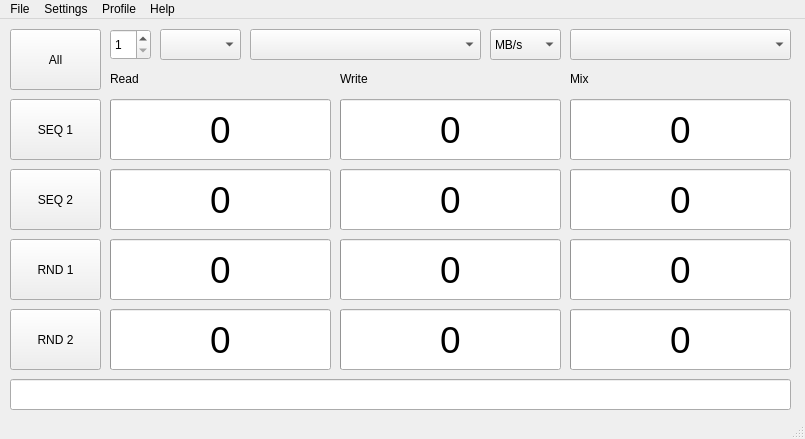
<?xml version="1.0" encoding="UTF-8"?>
<ui version="4.0">
 <class>MainWindow</class>
 <widget class="QMainWindow" name="MainWindow">
  <property name="geometry">
   <rect>
    <x>0</x>
    <y>0</y>
    <width>805</width>
    <height>439</height>
   </rect>
  </property>
  <property name="windowTitle">
   <string>KDiskMark</string>
  </property>
  <property name="locale">
   <locale language="English" country="UnitedStates"/>
  </property>
  <widget class="QWidget" name="centralwidget">
   <widget class="QPushButton" name="pushButton_All">
    <property name="geometry">
     <rect>
      <x>10</x>
      <y>10</y>
      <width>91</width>
      <height>61</height>
     </rect>
    </property>
    <property name="text">
     <string>All</string>
    </property>
   </widget>
   <widget class="QSpinBox" name="loopsCount">
    <property name="enabled">
     <bool>true</bool>
    </property>
    <property name="geometry">
     <rect>
      <x>110</x>
      <y>10</y>
      <width>41</width>
      <height>31</height>
     </rect>
    </property>
    <property name="readOnly">
     <bool>false</bool>
    </property>
    <property name="accelerated">
     <bool>false</bool>
    </property>
    <property name="minimum">
     <number>1</number>
    </property>
    <property name="maximum">
     <number>9</number>
    </property>
   </widget>
   <widget class="QComboBox" name="comboBox_fileSize">
    <property name="enabled">
     <bool>true</bool>
    </property>
    <property name="geometry">
     <rect>
      <x>160</x>
      <y>10</y>
      <width>81</width>
      <height>31</height>
     </rect>
    </property>
   </widget>
   <widget class="QComboBox" name="comboBox_Dirs">
    <property name="enabled">
     <bool>true</bool>
    </property>
    <property name="geometry">
     <rect>
      <x>250</x>
      <y>10</y>
      <width>231</width>
      <height>31</height>
     </rect>
    </property>
    <property name="editable">
     <bool>false</bool>
    </property>
   </widget>
   <widget class="QProgressBar" name="readBar_SEQ_1">
    <property name="geometry">
     <rect>
      <x>110</x>
      <y>80</y>
      <width>221</width>
      <height>61</height>
     </rect>
    </property>
    <property name="font">
     <font>
      <pointsize>28</pointsize>
     </font>
    </property>
    <property name="maximum">
     <number>100</number>
    </property>
    <property name="value">
     <number>0</number>
    </property>
    <property name="format">
     <string>%v</string>
    </property>
   </widget>
   <widget class="QLabel" name="label_Read">
    <property name="geometry">
     <rect>
      <x>110</x>
      <y>50</y>
      <width>221</width>
      <height>20</height>
     </rect>
    </property>
    <property name="text">
     <string>Read</string>
    </property>
   </widget>
   <widget class="QPushButton" name="pushButton_SEQ_1">
    <property name="geometry">
     <rect>
      <x>10</x>
      <y>80</y>
      <width>91</width>
      <height>61</height>
     </rect>
    </property>
    <property name="text">
     <string>SEQ 1</string>
    </property>
   </widget>
   <widget class="QProgressBar" name="writeBar_SEQ_1">
    <property name="geometry">
     <rect>
      <x>340</x>
      <y>80</y>
      <width>221</width>
      <height>61</height>
     </rect>
    </property>
    <property name="font">
     <font>
      <pointsize>28</pointsize>
     </font>
    </property>
    <property name="maximum">
     <number>100</number>
    </property>
    <property name="value">
     <number>0</number>
    </property>
    <property name="format">
     <string>%v</string>
    </property>
   </widget>
   <widget class="QLabel" name="label_Write">
    <property name="geometry">
     <rect>
      <x>340</x>
      <y>50</y>
      <width>221</width>
      <height>20</height>
     </rect>
    </property>
    <property name="text">
     <string>Write</string>
    </property>
   </widget>
   <widget class="QComboBox" name="comboBox_ComparisonField">
    <property name="enabled">
     <bool>true</bool>
    </property>
    <property name="geometry">
     <rect>
      <x>490</x>
      <y>10</y>
      <width>71</width>
      <height>31</height>
     </rect>
    </property>
    <item>
     <property name="text">
      <string>MB/s</string>
     </property>
    </item>
    <item>
     <property name="text">
      <string>GB/s</string>
     </property>
    </item>
    <item>
     <property name="text">
      <string>IOPS</string>
     </property>
    </item>
    <item>
     <property name="text">
      <string>μs</string>
     </property>
    </item>
   </widget>
   <widget class="QProgressBar" name="readBar_SEQ_2">
    <property name="geometry">
     <rect>
      <x>110</x>
      <y>150</y>
      <width>221</width>
      <height>61</height>
     </rect>
    </property>
    <property name="font">
     <font>
      <pointsize>28</pointsize>
     </font>
    </property>
    <property name="maximum">
     <number>100</number>
    </property>
    <property name="value">
     <number>0</number>
    </property>
    <property name="format">
     <string>%v</string>
    </property>
   </widget>
   <widget class="QProgressBar" name="writeBar_SEQ_2">
    <property name="geometry">
     <rect>
      <x>340</x>
      <y>150</y>
      <width>221</width>
      <height>61</height>
     </rect>
    </property>
    <property name="font">
     <font>
      <pointsize>28</pointsize>
     </font>
    </property>
    <property name="maximum">
     <number>100</number>
    </property>
    <property name="value">
     <number>0</number>
    </property>
    <property name="format">
     <string>%v</string>
    </property>
   </widget>
   <widget class="QPushButton" name="pushButton_SEQ_2">
    <property name="geometry">
     <rect>
      <x>10</x>
      <y>150</y>
      <width>91</width>
      <height>61</height>
     </rect>
    </property>
    <property name="text">
     <string>SEQ 2</string>
    </property>
   </widget>
   <widget class="QProgressBar" name="writeBar_RND_1">
    <property name="geometry">
     <rect>
      <x>340</x>
      <y>220</y>
      <width>221</width>
      <height>61</height>
     </rect>
    </property>
    <property name="font">
     <font>
      <pointsize>28</pointsize>
     </font>
    </property>
    <property name="maximum">
     <number>100</number>
    </property>
    <property name="value">
     <number>0</number>
    </property>
    <property name="format">
     <string>%v</string>
    </property>
   </widget>
   <widget class="QProgressBar" name="readBar_RND_1">
    <property name="geometry">
     <rect>
      <x>110</x>
      <y>220</y>
      <width>221</width>
      <height>61</height>
     </rect>
    </property>
    <property name="font">
     <font>
      <pointsize>28</pointsize>
     </font>
    </property>
    <property name="maximum">
     <number>100</number>
    </property>
    <property name="value">
     <number>0</number>
    </property>
    <property name="format">
     <string>%v</string>
    </property>
   </widget>
   <widget class="QPushButton" name="pushButton_RND_1">
    <property name="geometry">
     <rect>
      <x>10</x>
      <y>220</y>
      <width>91</width>
      <height>61</height>
     </rect>
    </property>
    <property name="text">
     <string>RND 1</string>
    </property>
   </widget>
   <widget class="QProgressBar" name="readBar_RND_2">
    <property name="geometry">
     <rect>
      <x>110</x>
      <y>290</y>
      <width>221</width>
      <height>61</height>
     </rect>
    </property>
    <property name="font">
     <font>
      <pointsize>28</pointsize>
     </font>
    </property>
    <property name="maximum">
     <number>100</number>
    </property>
    <property name="value">
     <number>0</number>
    </property>
    <property name="format">
     <string>%v</string>
    </property>
   </widget>
   <widget class="QPushButton" name="pushButton_RND_2">
    <property name="geometry">
     <rect>
      <x>10</x>
      <y>290</y>
      <width>91</width>
      <height>61</height>
     </rect>
    </property>
    <property name="text">
     <string>RND 2</string>
    </property>
   </widget>
   <widget class="QProgressBar" name="writeBar_RND_2">
    <property name="geometry">
     <rect>
      <x>340</x>
      <y>290</y>
      <width>221</width>
      <height>61</height>
     </rect>
    </property>
    <property name="font">
     <font>
      <pointsize>28</pointsize>
     </font>
    </property>
    <property name="maximum">
     <number>100</number>
    </property>
    <property name="value">
     <number>0</number>
    </property>
    <property name="format">
     <string>%v</string>
    </property>
   </widget>
   <widget class="QLineEdit" name="deviceModel">
    <property name="geometry">
     <rect>
      <x>10</x>
      <y>360</y>
      <width>781</width>
      <height>31</height>
     </rect>
    </property>
    <property name="sizePolicy">
     <sizepolicy hsizetype="Expanding" vsizetype="Fixed">
      <horstretch>0</horstretch>
      <verstretch>0</verstretch>
     </sizepolicy>
    </property>
    <property name="font">
     <font>
      <pointsize>9</pointsize>
     </font>
    </property>
    <property name="text">
     <string/>
    </property>
   </widget>
   <widget class="QProgressBar" name="mixBar_SEQ_1">
    <property name="geometry">
     <rect>
      <x>570</x>
      <y>80</y>
      <width>221</width>
      <height>61</height>
     </rect>
    </property>
    <property name="font">
     <font>
      <pointsize>28</pointsize>
     </font>
    </property>
    <property name="maximum">
     <number>100</number>
    </property>
    <property name="value">
     <number>0</number>
    </property>
    <property name="format">
     <string>%v</string>
    </property>
   </widget>
   <widget class="QLabel" name="label_Mix">
    <property name="geometry">
     <rect>
      <x>570</x>
      <y>50</y>
      <width>221</width>
      <height>20</height>
     </rect>
    </property>
    <property name="text">
     <string>Mix</string>
    </property>
   </widget>
   <widget class="QComboBox" name="comboBox_MixRatio">
    <property name="enabled">
     <bool>true</bool>
    </property>
    <property name="geometry">
     <rect>
      <x>570</x>
      <y>10</y>
      <width>221</width>
      <height>31</height>
     </rect>
    </property>
   </widget>
   <widget class="QProgressBar" name="mixBar_RND_1">
    <property name="geometry">
     <rect>
      <x>570</x>
      <y>220</y>
      <width>221</width>
      <height>61</height>
     </rect>
    </property>
    <property name="font">
     <font>
      <pointsize>28</pointsize>
     </font>
    </property>
    <property name="maximum">
     <number>100</number>
    </property>
    <property name="value">
     <number>0</number>
    </property>
    <property name="format">
     <string>%v</string>
    </property>
   </widget>
   <widget class="QProgressBar" name="mixBar_SEQ_2">
    <property name="geometry">
     <rect>
      <x>570</x>
      <y>150</y>
      <width>221</width>
      <height>61</height>
     </rect>
    </property>
    <property name="font">
     <font>
      <pointsize>28</pointsize>
     </font>
    </property>
    <property name="maximum">
     <number>100</number>
    </property>
    <property name="value">
     <number>0</number>
    </property>
    <property name="format">
     <string>%v</string>
    </property>
   </widget>
   <widget class="QProgressBar" name="mixBar_RND_2">
    <property name="geometry">
     <rect>
      <x>570</x>
      <y>290</y>
      <width>221</width>
      <height>61</height>
     </rect>
    </property>
    <property name="font">
     <font>
      <pointsize>28</pointsize>
     </font>
    </property>
    <property name="maximum">
     <number>100</number>
    </property>
    <property name="value">
     <number>0</number>
    </property>
    <property name="format">
     <string>%v</string>
    </property>
   </widget>
  </widget>
  <widget class="QMenuBar" name="menubar">
   <property name="geometry">
    <rect>
     <x>0</x>
     <y>0</y>
     <width>805</width>
     <height>21</height>
    </rect>
   </property>
   <widget class="QMenu" name="menuFile">
    <property name="title">
     <string>File</string>
    </property>
    <addaction name="actionCopy"/>
    <addaction name="actionSave"/>
    <addaction name="actionExit"/>
   </widget>
   <widget class="QMenu" name="menuSettings">
    <property name="title">
     <string>Settings</string>
    </property>
    <widget class="QMenu" name="menuInterval_Time">
     <property name="title">
      <string>Interval Time</string>
     </property>
     <addaction name="action0_sec"/>
     <addaction name="action1_sec"/>
     <addaction name="action3_sec"/>
     <addaction name="action5_sec"/>
     <addaction name="action10_sec"/>
     <addaction name="action30_sec"/>
     <addaction name="action1_min"/>
     <addaction name="action3_min"/>
     <addaction name="action5_min"/>
     <addaction name="action10_min"/>
    </widget>
    <addaction name="menuInterval_Time"/>
    <addaction name="actionQueues_Threads"/>
   </widget>
   <widget class="QMenu" name="menuProfile">
    <property name="title">
     <string>Profile</string>
    </property>
   </widget>
   <widget class="QMenu" name="menuHelp">
    <property name="title">
     <string>Help</string>
    </property>
    <addaction name="actionAbout"/>
   </widget>
   <addaction name="menuFile"/>
   <addaction name="menuSettings"/>
   <addaction name="menuProfile"/>
   <addaction name="menuHelp"/>
  </widget>
  <widget class="QStatusBar" name="statusbar"/>
  <action name="action0_sec">
   <property name="checkable">
    <bool>true</bool>
   </property>
   <property name="text">
    <string>0 sec</string>
   </property>
  </action>
  <action name="action1_sec">
   <property name="checkable">
    <bool>true</bool>
   </property>
   <property name="text">
    <string>1 sec</string>
   </property>
  </action>
  <action name="action3_sec">
   <property name="checkable">
    <bool>true</bool>
   </property>
   <property name="text">
    <string>3 sec</string>
   </property>
  </action>
  <action name="action5_sec">
   <property name="checkable">
    <bool>true</bool>
   </property>
   <property name="checked">
    <bool>true</bool>
   </property>
   <property name="text">
    <string>5 sec</string>
   </property>
  </action>
  <action name="action10_sec">
   <property name="checkable">
    <bool>true</bool>
   </property>
   <property name="text">
    <string>10 sec</string>
   </property>
  </action>
  <action name="action30_sec">
   <property name="checkable">
    <bool>true</bool>
   </property>
   <property name="text">
    <string>30 sec</string>
   </property>
  </action>
  <action name="action1_min">
   <property name="checkable">
    <bool>true</bool>
   </property>
   <property name="text">
    <string>1 min</string>
   </property>
  </action>
  <action name="action3_min">
   <property name="checkable">
    <bool>true</bool>
   </property>
   <property name="text">
    <string>3 min</string>
   </property>
  </action>
  <action name="action5_min">
   <property name="checkable">
    <bool>true</bool>
   </property>
   <property name="text">
    <string>5 min</string>
   </property>
  </action>
  <action name="action10_min">
   <property name="checkable">
    <bool>true</bool>
   </property>
   <property name="text">
    <string>10 min</string>
   </property>
  </action>
  <action name="actionAbout">
   <property name="text">
    <string>About KDiskMark</string>
   </property>
  </action>
  <action name="actionQueues_Threads">
   <property name="text">
    <string>Queues &amp;&amp; Threads</string>
   </property>
  </action>
  <action name="actionCopy">
   <property name="text">
    <string>Copy</string>
   </property>
  </action>
  <action name="actionSave">
   <property name="text">
    <string>Save</string>
   </property>
  </action>
  <action name="actionExit">
   <property name="text">
    <string>Exit</string>
   </property>
  </action>
 </widget>
 <resources/>
 <connections>
  <connection>
   <sender>actionExit</sender>
   <signal>triggered()</signal>
   <receiver>MainWindow</receiver>
   <slot>close()</slot>
   <hints>
    <hint type="sourcelabel">
     <x>-1</x>
     <y>-1</y>
    </hint>
    <hint type="destinationlabel">
     <x>287</x>
     <y>219</y>
    </hint>
   </hints>
  </connection>
 </connections>
</ui>
